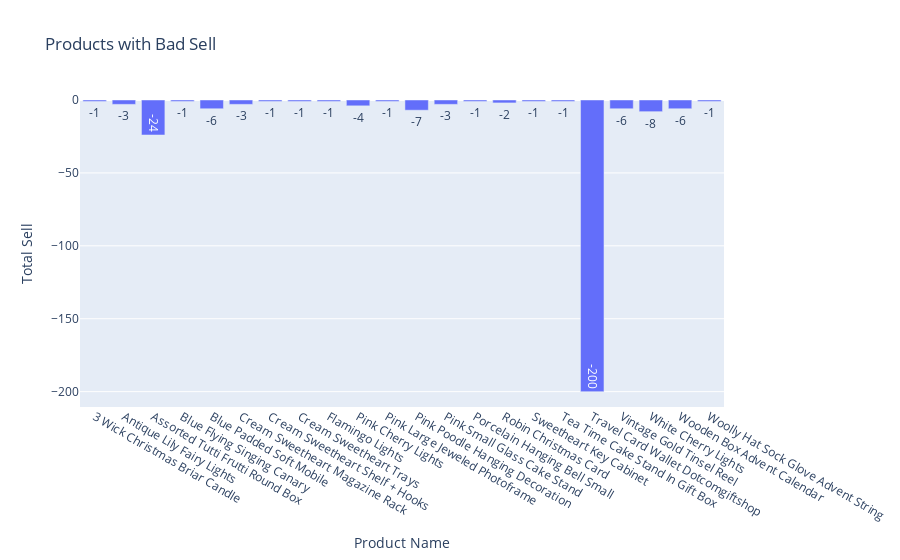

The code cell stored with this chart in its notebook:
### Code cell
product_sell_low = product_sell[product_sell['Quantity']<0]
fig = px.bar(product_sell_low, x=product_sell_low['ProductName'], y=product_sell_low['Quantity'], text_auto='position', title='Products with Bad Sell')
fig.update_layout(xaxis_title='Product Name', yaxis_title='Total Sell')
fig.show()

### Figure 1 — Plotly figure (JSON) as saved in the notebook; plotly's stock layout.template omitted (floating-point values rounded to 4 significant figures)
{"data": [{"alignmentgroup": "True", "hovertemplate": "ProductName=%{x}<br>Quantity=%{y}<extra></extra>", "legendgroup": "", "marker": {"color": "#636efa", "pattern": {"shape": ""}}, "name": "", "offsetgroup": "", "orientation": "v", "showlegend": false, "textposition": "auto", "texttemplate": "%{y:position}", "type": "bar", "x": ["3 Wick Christmas Briar Candle", "Antique Lily Fairy Lights", "Assorted Tutti Frutti Round Box", "Blue Flying Singing Canary", "Blue Padded Soft Mobile", "Cream Sweetheart Magazine Rack", "Cream Sweetheart Shelf + Hooks", "Cream Sweetheart Trays", "Flamingo Lights", "Pink Cherry Lights", "Pink Large Jeweled Photoframe", "Pink Poodle Hanging Decoration", "Pink Small Glass Cake Stand", "Porcelain Hanging Bell Small", "Robin Christmas Card", "Sweetheart Key Cabinet", "Tea Time Cake Stand In Gift Box", "Travel Card Wallet Dotcomgiftshop", "Vintage Gold Tinsel Reel", "White Cherry Lights", "Wooden Box Advent Calendar", "Woolly Hat Sock Glove Advent String"], "xaxis": "x", "y": [-1, -3, -24, -1, -6, -3, -1, -1, -1, -4, -1, -7, -3, -1, -2, -1, -1, -200, -6, -8, -6, -1], "yaxis": "y"}], "layout": {"barmode": "relative", "legend": {"tracegroupgap": 0}, "title": {"text": "Products with Bad Sell"}, "xaxis": {"anchor": "y", "domain": [0, 1], "title": {"text": "Product Name"}}, "yaxis": {"anchor": "x", "domain": [0, 1], "title": {"text": "Total Sell"}}}}
